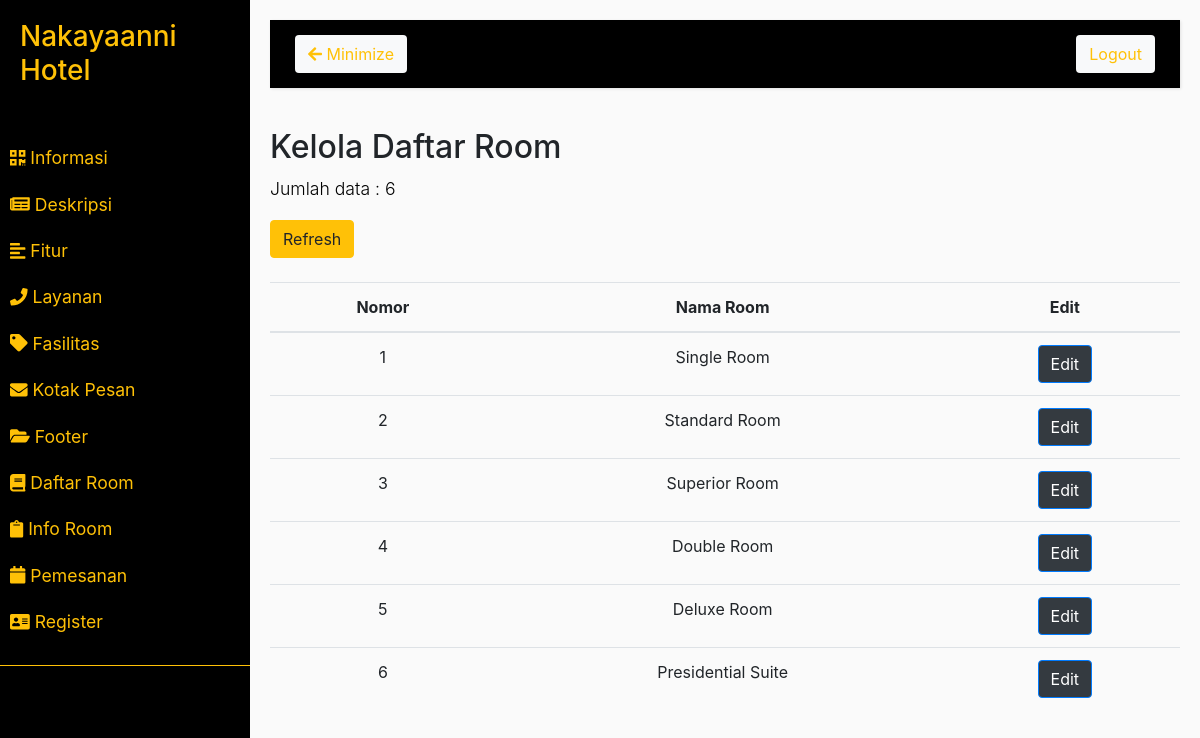
/admin/daftar/room.php, run on the app's committed database.
### tables this page shows
CREATE TABLE `tb_room` (
  `id_room` int(2) NOT NULL,
  `nama_room` varchar(30) NOT NULL
);

### function.php (called while the page is built, shortened)
<?php
    require("connect.php");
    function query($query)
    {
        global $conn;
        $result = mysqli_query($conn, $query);
        $rows = [];
        while ($row = mysqli_fetch_assoc($result)) {
            $rows[] = $row;
        }
        return $rows;
    }
?>

### admin/daftar/room.php (the view)
<?php
    require_once('../../connect.php');
    require_once('../../function.php');
    require_once('../section/header.php');
    require_once('../section/sidebar.php');
    $jml_room = query("SELECT COUNT(id_room) as room FROM tb_room")[0];
?>
    <h2>Kelola Daftar Room</h2>
    <p>Jumlah data : <?php echo $jml_room['room']; ?></p>
    <a class="btn btn-warning" href="room.php">Refresh</a>
    <br><br>
    <table class="table text-center">
        <thead class="thead-info">
            <tr>
                <th>Nomor</th>
                <th>Nama Room</th>
                <th>Edit</th>
            </tr>
        </thead>
        <tbody>
        <?php
            $query = "SELECT * FROM tb_room";
            $result = mysqli_query($conn, $query);
            while($row = mysqli_fetch_array($result)) {
        ?>
            <tr>
                <td><?php echo $row['id_room']; ?></td>
                <td><?php echo $row['nama_room']; ?></td>
                <td class="text-center"><a class="btn btn-primary bg-dark" href="updateroom.php?id=<?php echo $row['id_room']; ?>">Edit</a></td>
            </tr>
        <?php
            }
        ?>
        </tbody>
    </table>
</div>
</div>
<?php
    require_once('../section/footer.php');
?>

### admin/section/header.php (style rules this page uses)
body { background: #fafafa; }
p { font-size: 1.1em; font-weight: 300; line-height: 1.7em; color: #000000; }
a, a:hover, a:focus { color: inherit; text-decoration: none; transition: all 0.3s; }

### data on the page
tb_room: id_room "1", nama_room "Single Room"
tb_room: id_room "2", nama_room "Standard Room"
tb_room: id_room "3", nama_room "Superior Room"
tb_room: id_room "4", nama_room "Double Room"
tb_room: id_room "5", nama_room "Deluxe Room"
tb_room: id_room "6", nama_room "Presidential Suite"

### other printed values
$jml_room['room'] "6"
